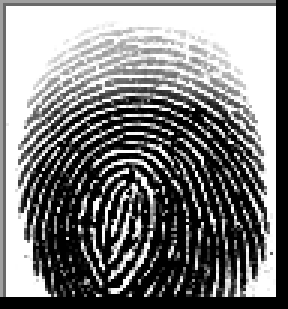
#> input picture data/Original_fp.BMP, 96 x 103 px (shown 3 times larger)
$ python -i color_threshold.py   (imports and definitions only)
#> lines starting #> are read from the running program, lines starting #| are printed output that depends on the picture; after the words box and inside, x2 and y2 are one past the last pixel; in counts of white or black regions, pixels touching at a corner belong together
#> further down, picture is the input picture: shape (103, 96); min 0, max 255, mean 125.1
from matplotlib import pyplot as plt
import cv2 as cv

def show_img_thresholds(img):
    ret,thresh1 = cv.threshold(img,127,255,cv.THRESH_BINARY_INV)
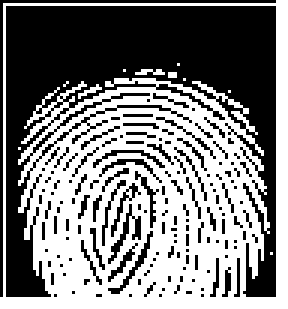
#> thresh1: shape (103, 96) (shown 3 times larger); 50.4% white; 146 black regions (134 under 20 px), largest, box (x1, y1, x2, y2) and area: (2, 2, 92, 99) 3814, (0, 0, 92, 99) 190, (36, 68, 47, 88) 53
    ret,thresh2 = cv.threshold(img,127,255,cv.THRESH_OTSU)
#> thresh2: shape (103, 96); 49.9% white; 143 white regions (131 under 20 px), largest, box (x1, y1, x2, y2) and area: (2, 2, 92, 99) 3844, (0, 0, 92, 99) 190, (36, 68, 47, 88) 53
#> ret = 125
    ret,thresh3 = cv.threshold(img,127,255,cv.THRESH_BINARY | cv.THRESH_OTSU)
    ret,thresh4 = cv.threshold(img,127,255,cv.THRESH_BINARY)
    ret,thresh5 = cv.threshold(img,127,255,cv.THRESH_TOZERO_INV)
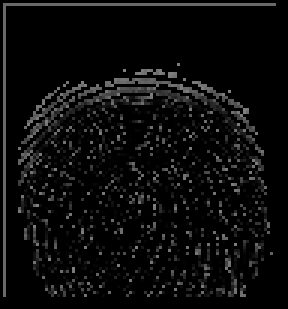
#> thresh5: shape (103, 96) (shown 3 times larger); min 0, max 127, mean 11.9
    titles = ['Original Image','BINARY_INV','OTSU','BINARY|OTSU','BINARY','TOZERO_INV']
    images = [img, thresh1, thresh2, thresh3, thresh4, thresh5]
    for i in range(6):
        plt.subplot(2,3,i+1),plt.imshow(images[i],'gray')
        plt.title(titles[i])
        plt.xticks([]),plt.yticks([])
    plt.show()

    return thresh2

# def binarize(im):
#     gray = cv2.cvtColor(im, cv2.COLOR_RGB2GRAY)
#     (retval, dst) = cv2.threshold(gray, 127, 255, cv2.THRESH_BINARY)
#     return dst

# def binarize2(image, w=32):
#     """
#     Perform a local binarization of an image. For each cell of the given size
#     w, the average value is calculated. Every pixel that is below this value,
#     is set to 0, every pixel above, is set to 1.
#     :param image: The image to be binarized.
#     :param w:     The size of the cell.
#     :returns:     The binarized image.
#     """

#     image = np.copy(image)
#     height, width = image.shape
#     for y in range(0, height, w):
#         for x in range(0, width, w):
#             block = image[y : y + w, x : x + w]
#             threshold = np.average(block)
#             image[y : y + w, x : x + w] = np.where(block >= threshold, 1.0, 0.0)

#     return image

>>> import cv2
>>> picture = cv2.imread('../../data/Original_fp.BMP', cv2.IMREAD_GRAYSCALE)
>>> result = show_img_thresholds(picture)
